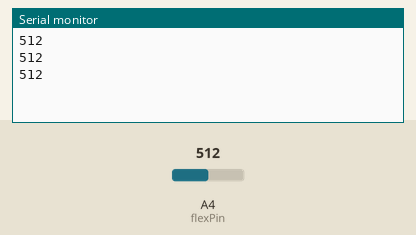
Simulated run of this sketch. Board: Arduino Uno, built with avr-gcc and run on an emulated ATmega328P. Parts: the last lines printed to the serial monitor. Inputs (shaded band) come from the test bench; at power-on: A4 (flexPin) = 512.

Above: at 1.3 s.
1.4 s: A4 (flexPin) set to 716
At 1.9 s:
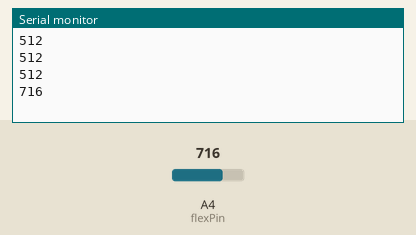
2.9 s: A4 (flexPin) set to 900
At 3.4 s:
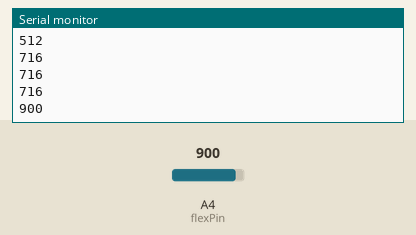
Timing chart, 0 to 5.9 s (numbered marks = the images above; inputs shaded):
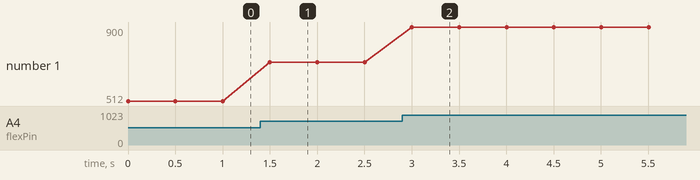

The sketch:

flexsensor.ino
```cpp
// EECS C106A - Final Project
// Team 17
// Authors: Grace Jung, Donald Le

const int flexPin = 4;
int sensorValue; // Save analog value
float position;

void setup() {
  // Begin serial communication
  Serial.begin(9600);
}

void loop() {
  // Read and save analog value.
  sensorValue = analogRead(flexPin);
  float position = sensorValue * (0.0410 / 1023.0);
  Serial.println(sensorValue);
  // Serial.println("sensorValue: " + String(sensorValue));
  // Serial.println("");
  // Serial.println("position: " + String(position));

  // value = map(value, 700, 900, 0, 255);//Map value 0-1023 to 0-255 (PWM)
  // Serial.println(value);
  delay(500);
}
```

Measured:
- after the input at 1.4 s, the serial monitor: prints a new line after 0.10 s (image 1)
- after the input at 2.9 s, the serial monitor: prints a new line after 0.10 s (image 2)
- plotted number 1: 512 → 716 after the input at 1.4 s, 716 → 900 after the input at 2.9 s
